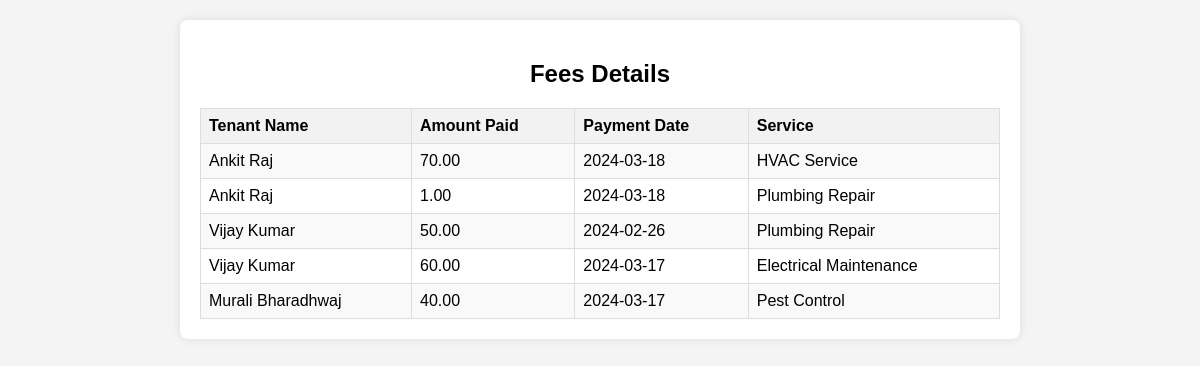
/Employee/fees.php, run on the app's committed database.
### tables this page shows
CREATE TABLE `maintenance_payment` (
  `payment_id` int(11) NOT NULL,
  `tenant_id` int(11) DEFAULT NULL,
  `amount_paid` decimal(10,2) DEFAULT NULL,
  `payment_date` date DEFAULT NULL,
  `service_id` int(11) DEFAULT NULL,
  `service_name` varchar(255) NOT NULL,
  `fee_amount` decimal(10,2) NOT NULL
);

CREATE TABLE `services` (
  `service_id` int(11) NOT NULL,
  `service_name` varchar(255) NOT NULL,
  `fee_amount` decimal(10,2) NOT NULL
);

### Employee/fees.php (the view, shortened to what this page needs)
<?php
$conn = connect();
$query = "SELECT CONCAT(t.first_name, ' ', t.last_name) AS tenant_name, mp.amount_paid, mp.payment_date, s.service_name
          FROM maintenance_payment mp
          INNER JOIN tenant t ON mp.tenant_id = t.tenant_id
          INNER JOIN services s ON mp.service_id = s.service_id";
$result = $conn->query($query);
?>
<!DOCTYPE html>
<html lang="en">
<head>
</head>
<body>
    <div class="container">
        <h2>Fees Details</h2>
        <table>
            <tr>
                <th>Tenant Name</th>
                <th>Amount Paid</th>
                <th>Payment Date</th>
                <th>Service</th>
            </tr>
            <?php
            if ($result->num_rows > 0) {
                while ($row = $result->fetch_assoc()) {
                    echo "<tr>";
                    echo "<td>" . $row["tenant_name"] . "</td>";
                    echo "<td>" . $row["amount_paid"] . "</td>";
                    echo "<td>" . $row["payment_date"] . "</td>";
                    echo "<td>" . $row["service_name"] . "</td>";
                    echo "</tr>";
                }
            } else {
                echo "<tr><td colspan='4'>No data found</td></tr>";
            }
            ?>
        </table>
    </div>
</body>
</html>

### Employee/fees.php (style rules this page uses)
body { font-family: Arial, sans-serif; background-color: #f4f4f4; margin: 0; padding: 20px; }
.container { max-width: 800px; margin: 0 auto; background-color: #fff; border-radius: 8px; box-shadow: 0 0 10px rgba(0, 0, 0, 0.1); padding: 20px; }
h2 { text-align: center; }
table { width: 100%; border-collapse: collapse; }
table, th, td { border: 1px solid #ddd; padding: 8px; text-align: left; }
th { background-color: #f2f2f2; }
tr:nth-child(even) { background-color: #f9f9f9; }

### data on the page
maintenance_payment: tenant_name "Ankit Raj", amount_paid "70.00", payment_date "2024-03-18", service.service_name "HVAC Service"
maintenance_payment: tenant_name "Ankit Raj", amount_paid "1.00", payment_date "2024-03-18", service.service_name "Plumbing Repair"
maintenance_payment: tenant_name "Vijay Kumar", amount_paid "50.00", payment_date "2024-02-26", service.service_name "Plumbing Repair"
maintenance_payment: tenant_name "Vijay Kumar", amount_paid "60.00", payment_date "2024-03-17", service.service_name "Electrical Maintenance"
maintenance_payment: tenant_name "Murali Bharadhwaj", amount_paid "40.00", payment_date "2024-03-17", service.service_name "Pest Control"
